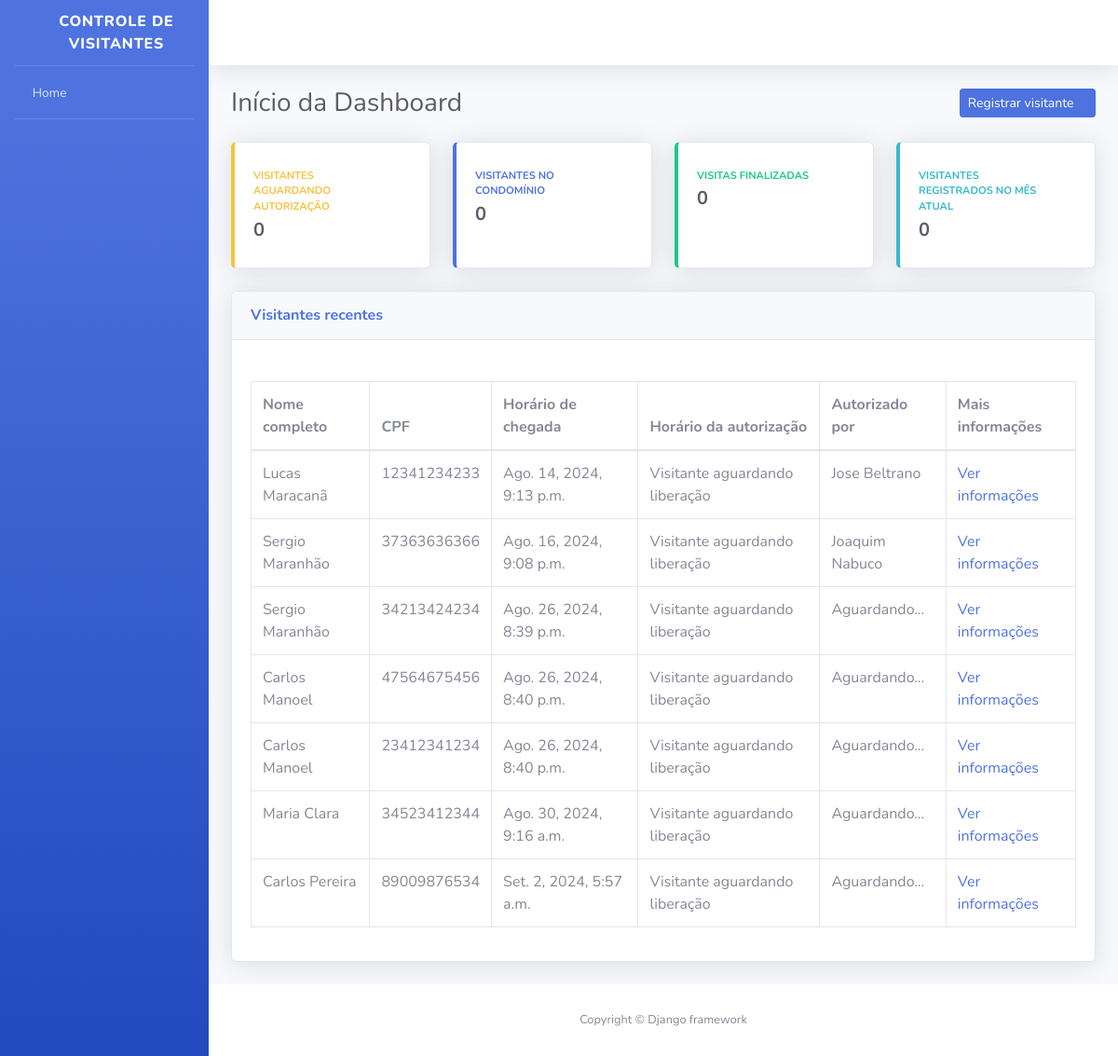
Before: / with the older database file.
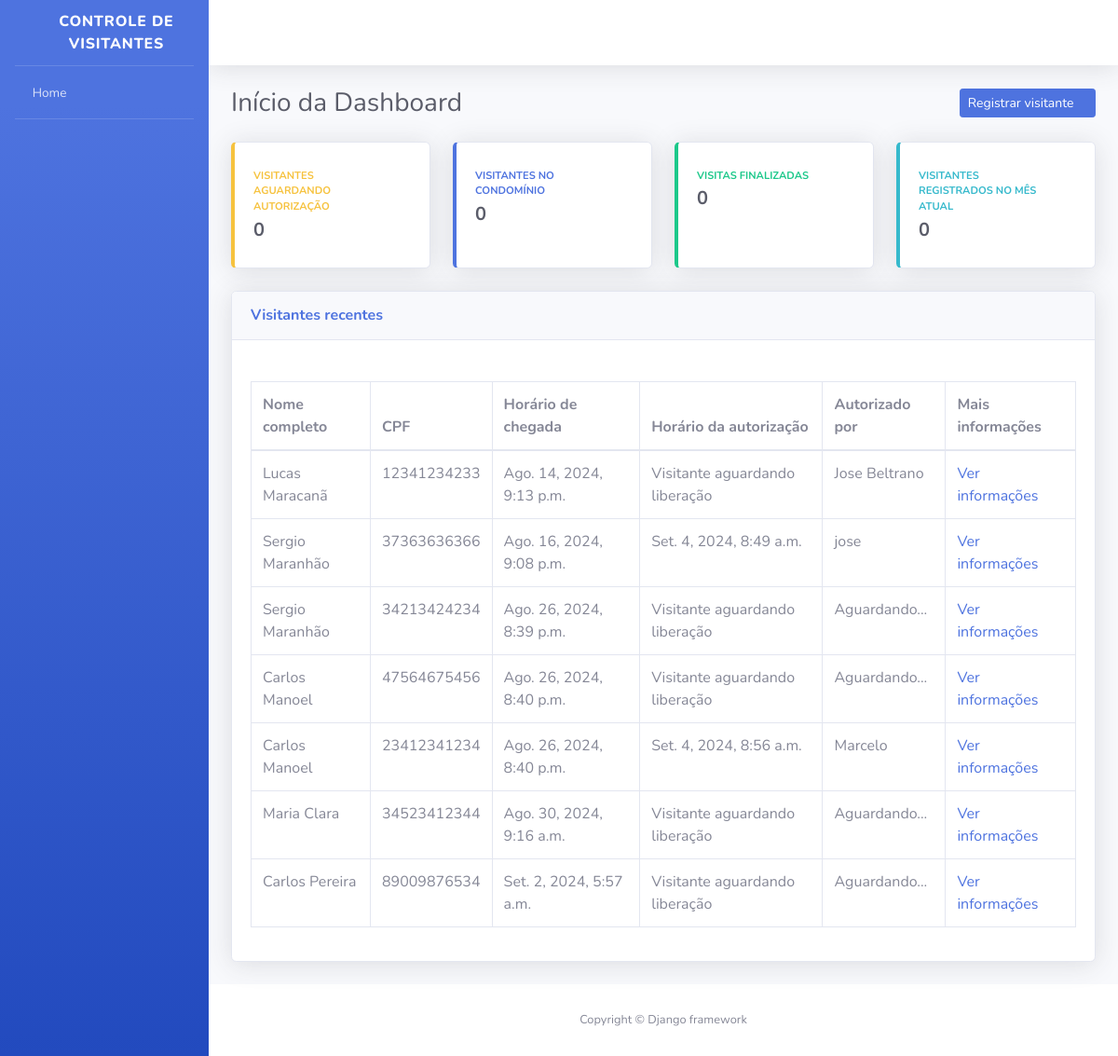
After: the same page with the newer database file.
### visitantes/models.py (models this page shows, shortened)
class Visitante(models.Model):
    STATUS_VISITANTE = [
        ("AGUARDANDO", "Aguardando autorização"),
        ("EM_VISITA", "Em visita"),
        ("FINALIZADO", "Visita finalizada"),
    ]
    status = models.CharField(
        verbose_name = "Status",
        max_length = 10,
        choices = STATUS_VISITANTE,
        default="AGUARDANDO"
    )
    registrado_por = models.ForeignKey(
        "porteiros.Porteiro",
        verbose_name="Porteiro responsável pelo registro",
        on_delete=models.PROTECT,
    )
    nome_completo = models.CharField(
        verbose_name="Nome Completo",
        max_length=150,
    )
    cpf = models.CharField(
        verbose_name="CPF",
        max_length=11,
    )
    data_nascimento = models.DateField(
        verbose_name="Data de Nascimento",
        auto_now_add=False,
        auto_now=False,
    )
    numero_casa = models.PositiveSmallIntegerField(
        verbose_name="Número da casa a ser visitada",
    )
    placa_veiculo = models.CharField(
        verbose_name="Placa do Veículo",
        max_length=7,
        blank=True,
        null=True,
    )
    horario_chegada = models.DateTimeField(
        verbose_name="Horário de Chegada na Portaria",
        auto_now_add=True,
    )
    horario_saida = models.DateTimeField(
        verbose_name="Horário de saída do condomínio",
        auto_now=False,
        blank=True,
        null=True,
    )
    horario_autorizacao = models.DateTimeField(
        verbose_name="Horário de Autorização de Entrada",
        auto_now=False,
        blank=True,
        null=True,
    )
    morador_responsavel = models.CharField(
        verbose_name="Nome do morador responsável por autorizar a entrada",
        max_length=50,
        blank=True,
    )
    def get_horario_autorizacao(self):
        if self.horario_autorizacao:
            return self.horario_autorizacao
        return "Visitante aguardando liberação"
    def get_morador_responsavel(self):
        if self.morador_responsavel:
            return self.morador_responsavel
        return "Aguardando..."
    class Meta:
        verbose_name="Visitante"
        verbose_name_plural="Visitantes"
        db_table="visitante"

### dashboard/views.py (the view)
# urls.py: path('', index, name="index"),
def index(request):
    todos_visitantes = Visitante.objects.all()
    context = {
        "nome_pagina": "Início da Dashboard",
        "todos_visitantes": todos_visitantes,
    }
    return render(request, "index.html", context)

### templates/index.html (shortened to what this page needs)
{% extends "base.html" %}
{% block conteudo %}
<div class="container-fluid">
    <div class="d-sm-flex align-items-center justify-content-between mb-4">
        <h1 class="h3 mb-0 text-gray-800">{{ nome_pagina }}</h1>
        <a href="{% url 'registrar_visitante' %}" class="btn btn-primary btn-icon-spit btn-sm">
            <span class="text">Registrar visitante</span>
            <span class="icon text-white-50">
                <i class="fas fa-user-plus"></i>
            </span>
        </a>
    </div>
    <div class="row">
        <div class="col-xl-3 col-md-6 mb-4">
            <div class="card border-left-warning shadow h-100 py-2">
                <div class="card-body">
                    <div class="row no-gutters align-items-center">
                        <div class="col mr-2">
                            <div class="text-xs font-weight-bold text-warning text-uppercase mb-1">Visitantes aguardando autorização</div>
                            <div class="h5 mb-0 font-weight-bold text-gray-800">0</div>
                        </div>
                        <div class="col-auto">
                            <i class="fas fa-user-lock fa-2x text-gray-300"></i>
                        </div>
                    </div>
                </div>
            </div>
        </div>
        <div class="col-xl-3 col-md-6 mb-4">
            <div class="card border-left-primary shadow h-100 py-2">
                <div class="card-body">
                    <div class="row no-gutters align-items-center">
                        <div class="col mr-2">
                            <div class="text-xs font-weight-bold text-primary text-uppercase mb-1">Visitantes no condomínio</div>
                            <div class="h5 mb-0 font-weight-bold text-gray-800">0</div>
                        </div>
                        <div class="col-auto">
                            <i class="fas fa-user-clock fa-2x text-gray-300"></i>
                        </div>
                    </div>
                </div>
            </div>
        </div>
        <div class="col-xl-3 col-md-6 mb-4">
            <div class="card border-left-success shadow h-100 py-2">
                <div class="card-body">
                    <div class="row no-gutters align-items-center">
                        <div class="col mr-2">
                            <div class="text-xs font-weight-bold text-success text-uppercase mb-1">Visitas finalizadas</div>
                            <div class="h5 mb-0 font-weight-bold text-gray-800">0</div>
                        </div>
                        <div class="col-auto">
                            <i class="fas fa-user-check fa-2x text-gray-300"></i>
                        </div>
                    </div>
                </div>
            </div>
        </div>
        <div class="col-xl-3 col-md-6 mb-4">
            <div class="card border-left-info shadow h-100 py-2">
                <div class="card-body">
                    <div class="row no-gutters align-items-center">
                        <div class="col mr-2">
                            <div class="text-xs font-weight-bold text-info text-uppercase mb-1">Visitantes registrados no mês atual</div>
                            <div class="h5 mb-0 font-weight-bold text-gray-800">0</div>
                        </div>
                        <div class="col-auto">
                            <i class="fas fa-users fa-2x text-gray-300"></i>
                        </div>
                    </div>
                </div>
            </div>
        </div>
    </div>
    <div class="card shadow mb-4">
        <div class="card-header py-3 d-sm-flex align-items-center justify-content-between mb-4">
            <h6 class="m-0 font-weight-bold text-primary">Visitantes recentes</h6>
        </div>
        <div class="card-body">
            <div class="table-responsive">
                <table class="table table-bordered">
                    <thead>
                        <th>Nome completo</th>
                        <th>CPF</th>
                        <th>Horário de chegada</th>
                        <th>Horário da autorização</th>
                        <th>Autorizado por</th>
                        <th>Mais informações</th>
                    </thead>
                    <tbody>
                        {% for variavel in todos_visitantes %}
                        <tr>
                            <td>{{ variavel.nome_completo }}</td>
                            <td>{{ variavel.cpf }}</td>
                            <td>{{ variavel.horario_chegada }}</td>
                            <td>{{ variavel.get_horario_autorizacao }}</td>
                            <td>{{ variavel.get_morador_responsavel }}</td>
                            <td>
                                <a href="{% url 'informacoes_visitante' id=variavel.id %}" >
                                    Ver informações
                                </a>
                            </td>
                        </tr>
                        {% endfor %}
                    </tbody>
                </table>
            </div>
        </div>
    </div>
</div>
{% endblock conteudo %}

### templates/base.html (shortened to what this page needs)
<!DOCTYPE html>
{% load static %}
<html lang="pt-br">
    <head>
        <link href="{% static 'css/sb-admin-2.min.css' %}" rel="stylesheet">
        <link href="{% static 'vendor/fontawesome-free/css/all.min.css' %}" rel="stylesheet" type="text/css">
    </head>
    <body id="page-top">
        <div id="wrapper">
            <ul class="navbar-nav bg-gradient-primary sidebar sidebar-dark accordion" id="accordionSidebar">
                <a class="sidebar-brand d-flex align-items-center justify-content-center" href="#">
                    <div class="sidebar-brand-icon rotate-n-15">
                        <i class="fas fa-user-shield"></i>
                    </div>
                    <div class="sidebar-brand-text">Controle de Visitantes</div>
                </a>
                <hr class="sidebar-divider my-0">
                <li class="nav-item">
                    <a class="nav-link" href="{% url 'index' %}">
                        <i class="fas fa-home"></i>
                        <span>Home</span>
                    </a>
                </li>
                <hr class="sidebar-divider">
            </ul>
            <div id="content-wrapper" class="d-flex flex-column">
                <div id="content">
                    <nav class="navbar navbar-expand navbar-light bg-white topbar mb-4 static-top shadow">
                        <ul class="navbar-nav ml-auto">
                            <li class="nav-item dropdown no-arrow">
                                <a class="nav-link dropdown-toggle" href="#" id="userDropdown" role="button" data-toggle="dropdown" aria-haspopup="true" aria-expanded="false">
                                    <span class="mr-2 d-none d-lg-inline text-gray-800 small">
                                        <i class="fas fa-cog"></i>
                                    </span>
                                </a>
                            </li>
                        </ul>
                    </nav>
                    {% block conteudo %} {% endblock conteudo %}
                    <footer class="sticky-footer bg-white">
                        <div class="container my-auto">
                            <div class="copyright text-center my-auto">
                                <span>Copyright © Django framework</span>
                            </div>
                        </div>
                    </footer>
                </div>
            </div>
        </div>
    </body>
</html>

Changed rows visible on the page:
changed Visitante: get_horario_autorizacao "Visitante aguardando liberação" → "Set. 4, 2024, 8:49 a.m."; get_morador_responsavel "Joaquim Nabuco" → "jose"
changed Visitante: get_horario_autorizacao "Visitante aguardando liberação" → "Set. 4, 2024, 8:56 a.m."; get_morador_responsavel "Aguardando..." → "Marcelo"
